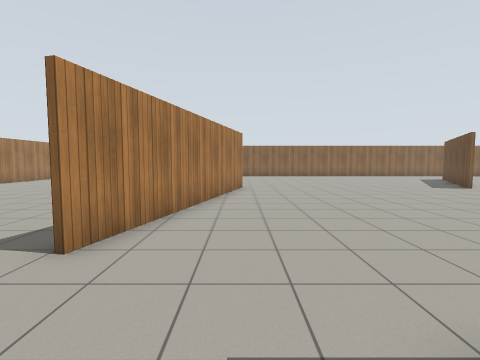
View 1 (above)

19 first-person views from a walk through a Gazebo world. The camera is 1.2 m above the floor, tilts 4° down and sees 85° across. The floor is counted in squares, 1 m on a side. Each view is taken from the middle of a square. On the plan, view 1 faces up. The plan holds only what a view shows up to about 12 squares ahead; the rest is blank. Gazebo's built-in surfaces are drawn with simple patterns.

View 2
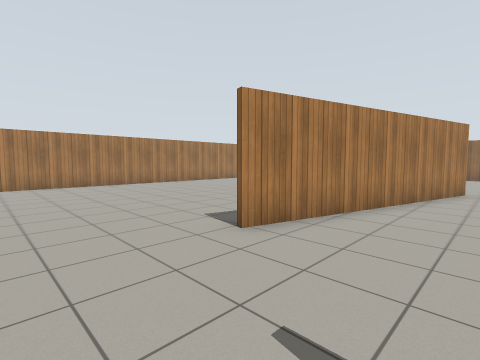

View 3
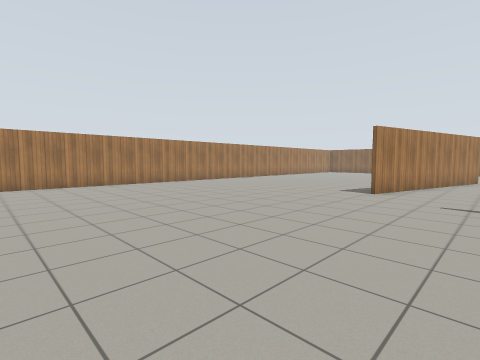

View 4
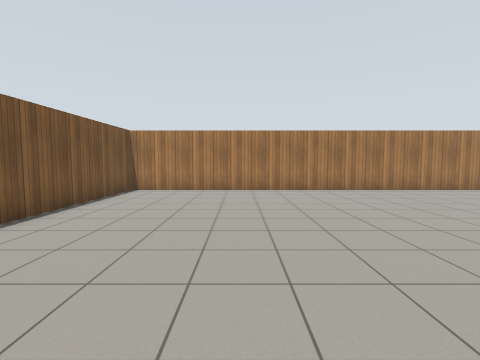

View 5
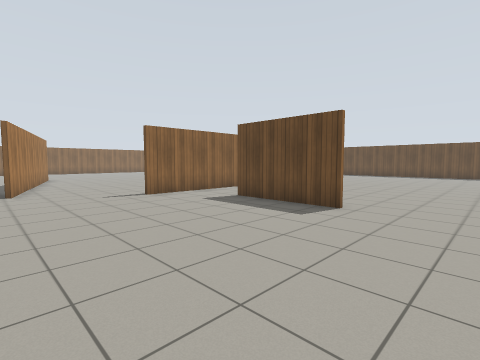

View 6
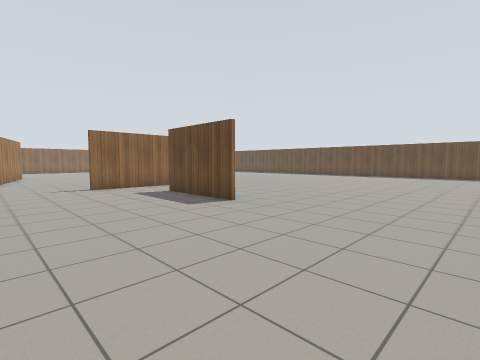

View 7
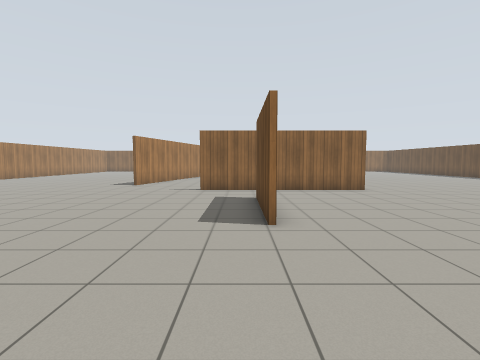

View 8
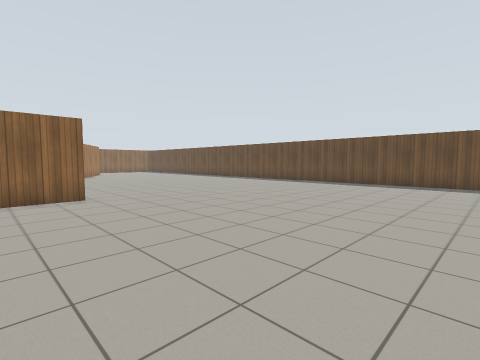

View 9
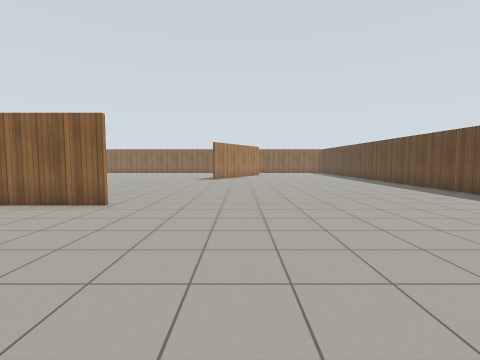

View 10
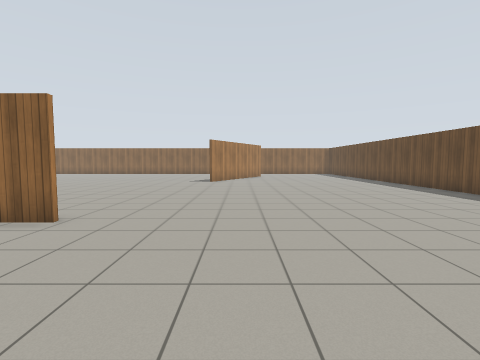

View 11
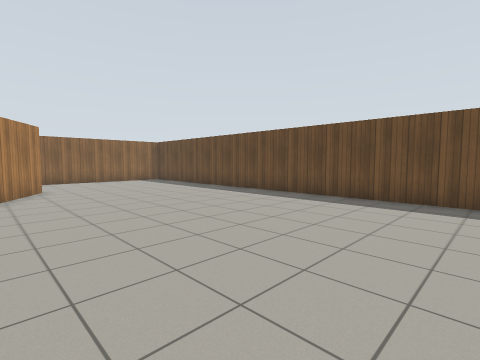

View 12
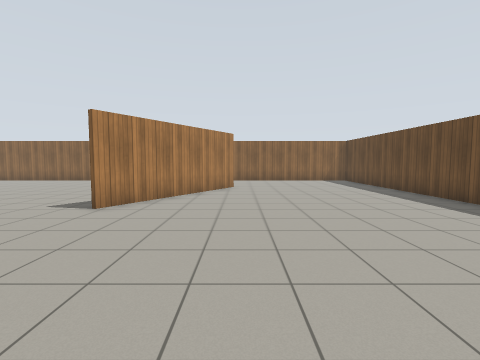

View 13
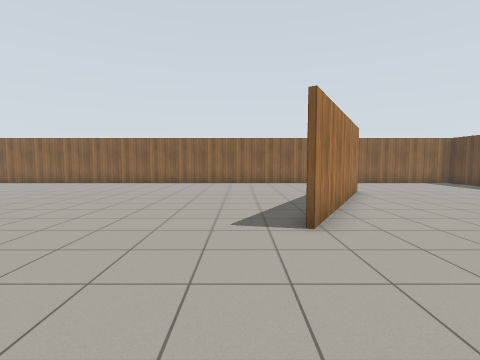

View 14
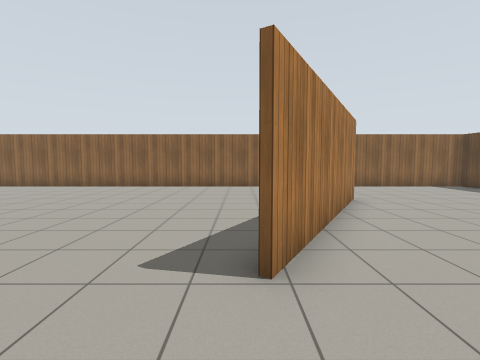

View 15
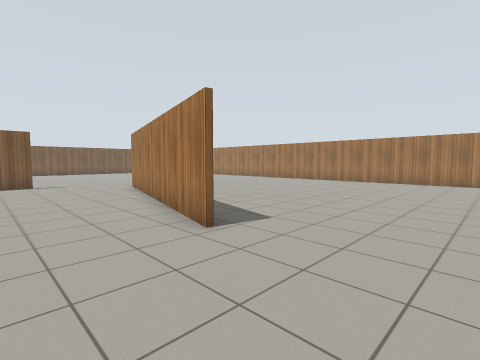

View 16
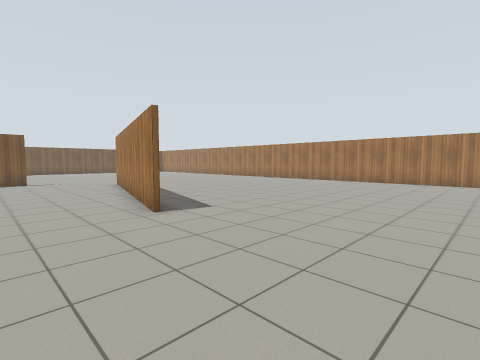

View 17
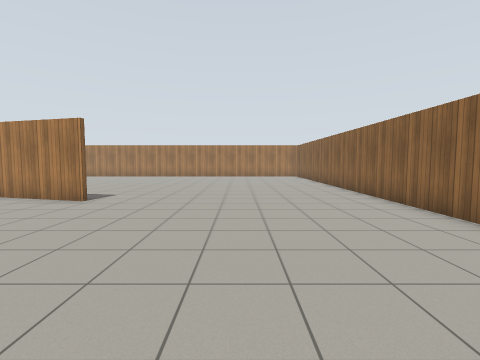

View 18
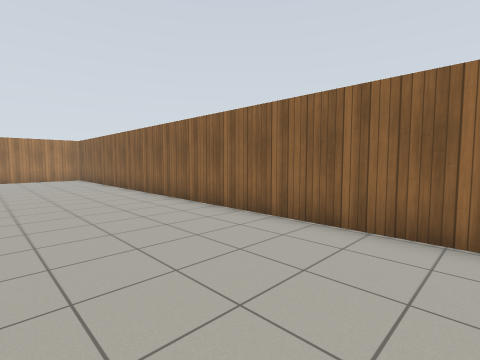

View 19
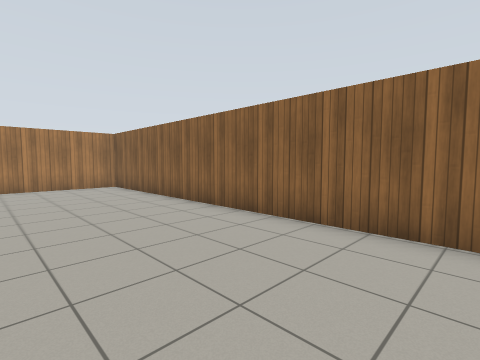

### Floor plan
Points are (right, up) in squares from view 1. A wall is a line through its corners. A room is listed if a view was taken in it or the views show most of it. See-through windows are left out.
Room 1 (views 1, 2, 3, 4, 5, 6, 7, 8, 9, 10, 11, 12, 13, 14, 15, 16, 17, 18, 19)
walls: (1.2, 1.3) (2.4, 1.3); (8.4, 1.1) (1.2, 1.1); (0.2, 12.4) (-2.3, 3.2); (10.2, 11.6) (10.5, 12.1); (3.5, -5.1) (3.5, -1.3); (13.7, 17.5) (10.3, 11.5); (5.9, 21.6) (-12.5, 21.6); (20.7, 3.4) (20.7, 17.1); (-13, 3.2) (-13, -11.6) (-6.9, -11.6); (20.7, -7.4) (20.7, -5.6); (20.7, 20.6) (20.7, 21.1); (-13, 21.1) (-13, 17)

Positions as (right, up) in squares from view 1, and headings:
1: (0, 0), facing up
2: (1, 0), facing up-left
3: (1, -7), facing up-left
4: (-2, -7), facing left
5: (-3, -8), facing up-right
6: (-2, -11), facing up-right
7: (3, -10), facing up
8: (6, -8), facing up-right
9: (12, -6), facing up
10: (12, -4), facing up
11: (12, 5), facing up-right
12: (14, 5), facing up
13: (9, 7), facing up
14: (10, 9), facing up
15: (3, 16), facing down-left
16: (3, 18), facing down-left
17: (8, 17), facing left
18: (6, 17), facing up-left
19: (0, 17), facing up-left
